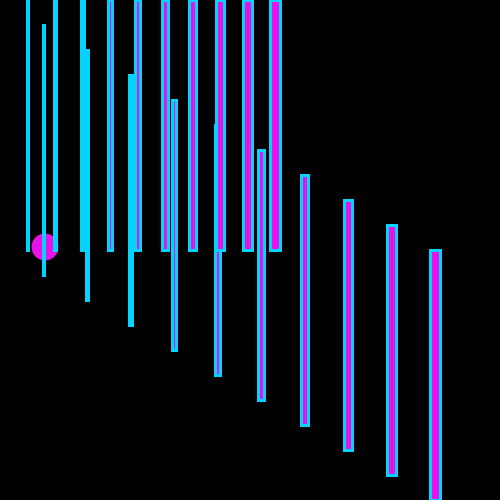
Frame 1 (no input)
Frame 60 (the mouse pressed at the canvas centre just before this capture): identical to frame 1, image omitted
Frame 120 (the mouse held since frame 60 and released just before this capture): identical to frame 1, image omitted

The Processing sketch that drew this single still picture (run headless with seeded random() and noise(); from frame 60 on, the mouse is pressed at the canvas centre):

// Processing sketch: game
// ── game.pde
//Game to avoid laser lines moving 
//Character & obstacles 
//Moving
//Screen constraints
//Multiple obstacles & placing mutiple obstacles
//define all starting positions 
float characterX = 50; //define where starting position of character x,y
float characterY =  50; //
float characterSize = 0;
float obstacleX = 0;
float obstacleY = 0;
float obstacleSize = 0;



//screen size
void setup() {
  size(500, 500);
}

//call Custom functions
//draw them on screen
void draw() {
  background(1);
  drawCharacter();
  drawObstacle();
  //moveObstacle();
}

//define all variables - characters, obstacles


//drawing characters
void drawCharacter() {
  noStroke();
  fill(#e813e5);
  circle(characterX + -5, characterY + 197, characterSize + 27);
  
  
  if(characterX > width || characterX < 0 ){
    characterX *= 0; 
  }
  
  if(characterY > height || characterY < 0 ){
    characterY *= 1;
  }
}

//obstacles 
//drawing lines for obstacles
void drawObstacle() {
  stroke(#05d3ff);
  strokeWeight(3);
  
  for(int i = 1; i <= 10; i++){
  rect(i * 27, i * 0, i * 1, height/2) ; //top pipes
  rect(i * 44, i * 25, i * -1, height/2) ; //bottom pipes
  //rect(i * 13, i * -1, i * 2, height/2) ;
  //rect x, y, width, height)
  }
  //rect(obstacleX + 34 , obstacleY + 243, obstacleSize + 10, obstacleSize + 332);
}

//void moveObstacle() {
//  obstacleX = 265;
//}



//motion
//controls for character moving +- 5 spaces
void keyPressed() {
  if (keyCode == LEFT) {
    characterX -=5;
  } else if (keyCode == RIGHT) {
    characterX +=5;
  }
  else if (keyCode == UP )  {
    characterY += -5;
  }
  else if (keyCode == DOWN) {
    characterY += +5;
  }
  
}
